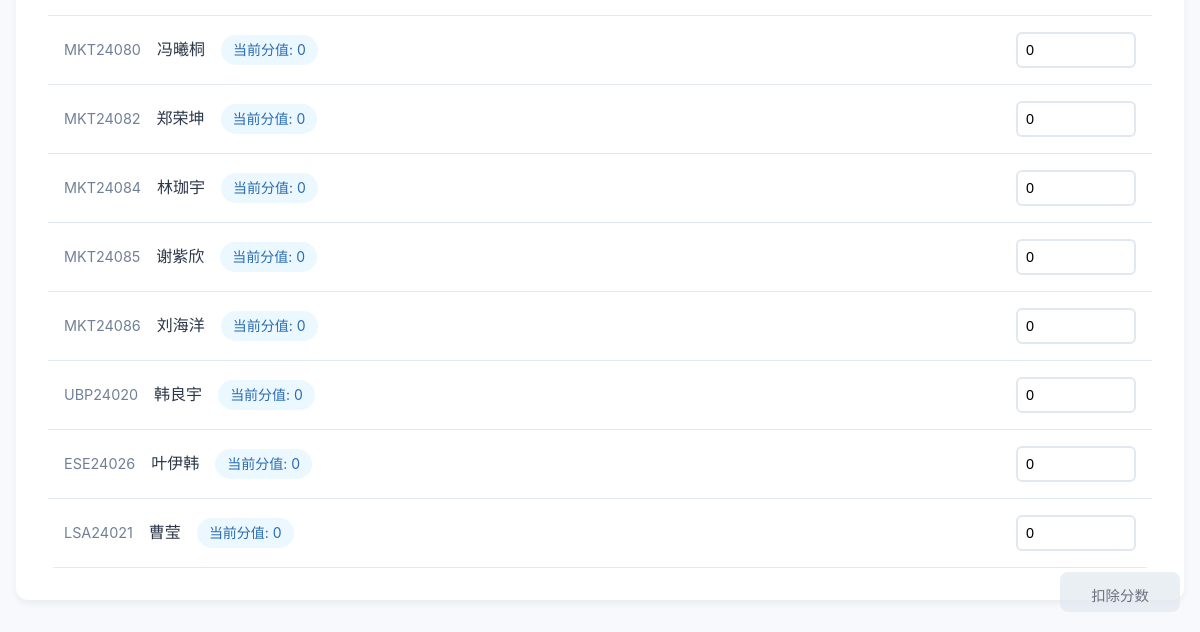
The page /course/add_score/7 (signed in, lower part) on the database as committed earlier.
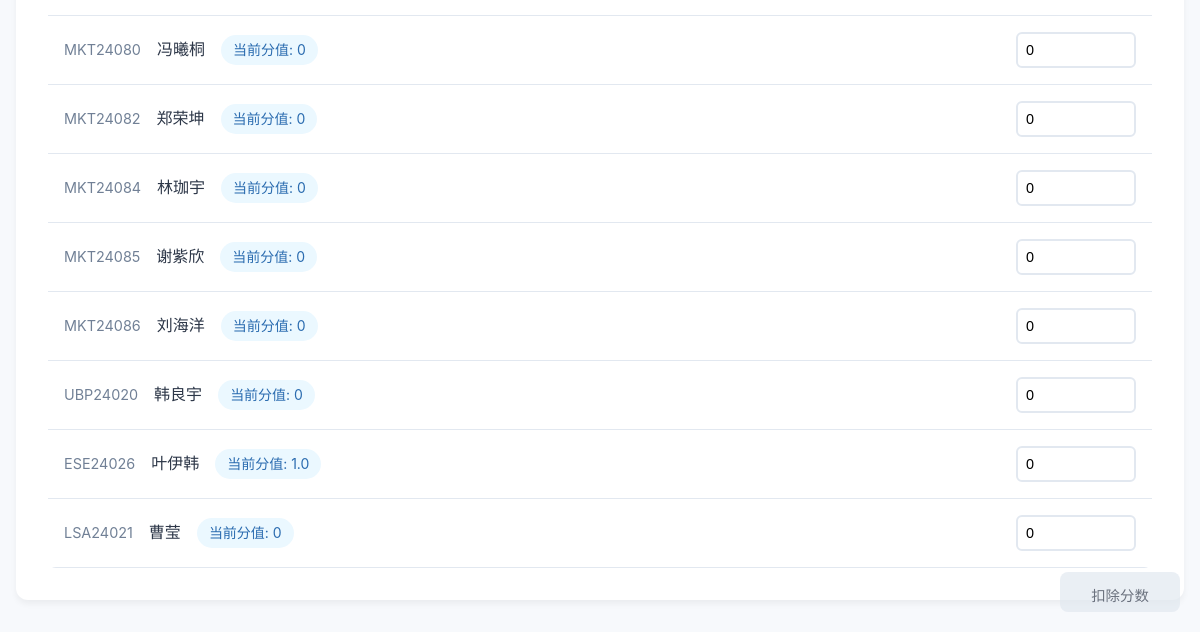
The same page on the database as committed later.
### wang/models/course_students.py (models this page shows)
class Course_Students(db.Model):
    __tablename__ = 'course_students'
    id = db.Column(db.Integer, primary_key=True, autoincrement=True)
    course_id = db.Column(db.Integer, db.ForeignKey('course.id'), nullable=False)
    student_number = db.Column(db.String(20), nullable=False) #学号
    student_name = db.Column(db.String(20), nullable=False)
    student_pinyin_name = db.Column(db.String(20), nullable=True)
    student_grade = db.Column(db.String(20), nullable=True)
    student_major = db.Column(db.String(20), nullable=True)
    student_direction = db.Column(db.String(20), nullable=True)
    student_class = db.Column(db.String(20), nullable=True)
    student_status = db.Column(db.String(20), nullable=True) #学籍状态
    student_course_method = db.Column(db.String(20), nullable=True)
    course_status = db.Column(db.String(20), nullable=False, server_default='not_enrolled')
    score = db.Column(db.Float, nullable=True, server_default='0')  # 假设分数为浮点数类型
    course = db.relationship('Course', back_populates='course_students')

### app.py (the view, shortened to what this page needs)
    @app.route('/course/add_score/<int:course_id>', methods=['GET', 'POST'])
    def add_score(course_id):
        course = Course.query.get(course_id)
        course_students = course.course_students
        print(f"用户{course.name}正在为学生加分！")
        return render_template('wang/add_score.html', course=course, course_students=course_students)

### templates/wang/add_score.html (shortened to what this page needs)
<!DOCTYPE html>
<html lang="zh-CN">
<head>
</head>
<body>
<div class="container">
    <form method="post" action="{{ url_for('add_score', course_id=course.id) }}" id="scoreForm">
        <div class="submit-container">
            <button type="button" class="btn-subtract" onclick="confirmSubmit()">扣除分数</button>
        </div>
        <ul id="student-list">
            {% for student in course_students %}
            <li data-student="{{ student.student_number }} {{ student.student_name }}">
                <div class="student-info">
                    <span class="student-number">{{ student.student_number }}</span>
                    <span class="student-name">{{ student.student_name }}</span>
                    <span class="current-score">当前分值: {{ student.score or 0 }}</span>
                </div>
                <input type="number"
                       name="score_{{ student.student_number }}"
                       data-student-number="{{ student.student_number }}"
                       placeholder="输入分数"
                       value="0"
                       min="0"
                       oninput="checkScored(this)">
            </li>
            {% endfor %}
        </ul>
    </form>
</div>
</body>
</html>

Rows that differ between the two databases and show on the page:
changed Course_Students "叶伊韩": score "0" → "1.0"
